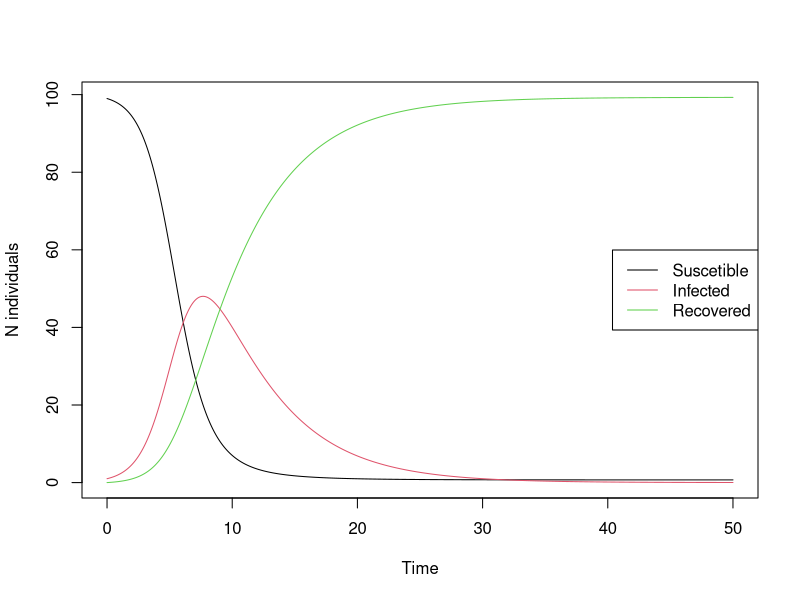
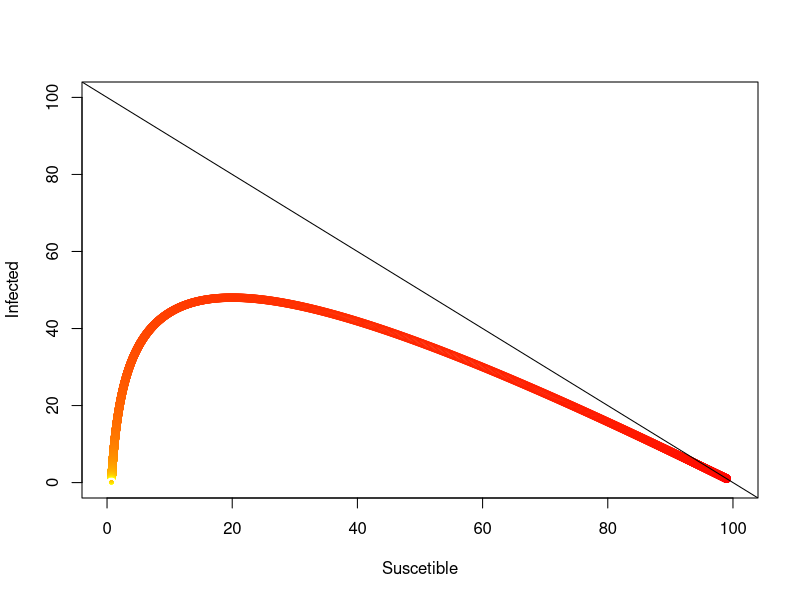
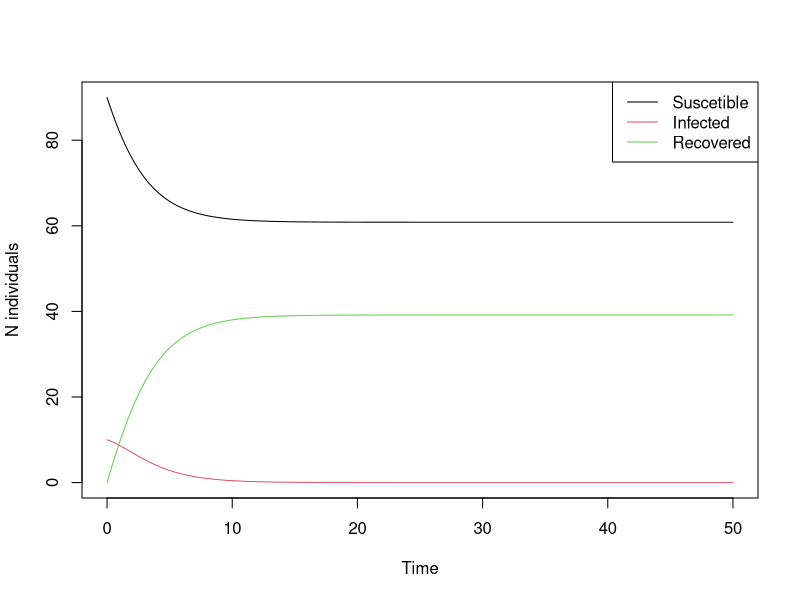

These charts were generated, in order, by the following R code:
## Basic Suscetible - Infected - Recovered ODE model
## Libraries
library(deSolve)
library(ggplot2)

## The function to be integrated
sir <- function(t, state, parameters){
  with(as.list(c(state, parameters)), {
    dS = -r*S*I
    dI = r*S*I - a*I
    dR = a*I
    list(c(dS, dI, dR))
  })
}

#time vector
time <- seq(0, 50, by = 0.01)

# parameters: transmission and recovering rates
parameters <- c(r = 0.01, a = 0.2)

# initial population sizes: start with a single infected individual to test invasibility
state <- c(S = 99, I = 1, R = 0)
## In this model Total population is constant, so N = S + I + R
N <- sum(state)

## Integrating
out <- ode(y = state, times = time, func = sir, parms = parameters)

## Plots: matplot is a quick way to plot many temporal series in the same frame
##
matplot(x = out[,1], y= out[,-1], xlab="Time", ylab="N individuals",
        col=1:3, type="l", lty=1)
## Adds a legend
legend(y="center", x="right", c("Suscetible", "Infected", "Recovered"), col=1:3, lty=1)
## Phase space
plot(out[,2:3], xlab="Suscetible", ylab="Infected",
     col=heat.colors(nrow(out)), ylim=c(0,N), xlim=c(0,N))
abline(a=N, b=-1)

# parameters: now try S0 < a/r
parameters <- c(r = 0.01, a = 1)
state <- c(S = 90, I = 10, R = 0)
## integrate
out <- ode(y = state, times = time, func = sir, parms = parameters)

## Plot: disease not spreading
##
matplot(x = out[,1], y= out[,-1], xlab="Time", ylab="N individuals",
        col=1:3, type="l", lty=1)
## Adds a legend
legend("topright", c("Suscetible", "Infected", "Recovered"), col=1:3, lty=1)
